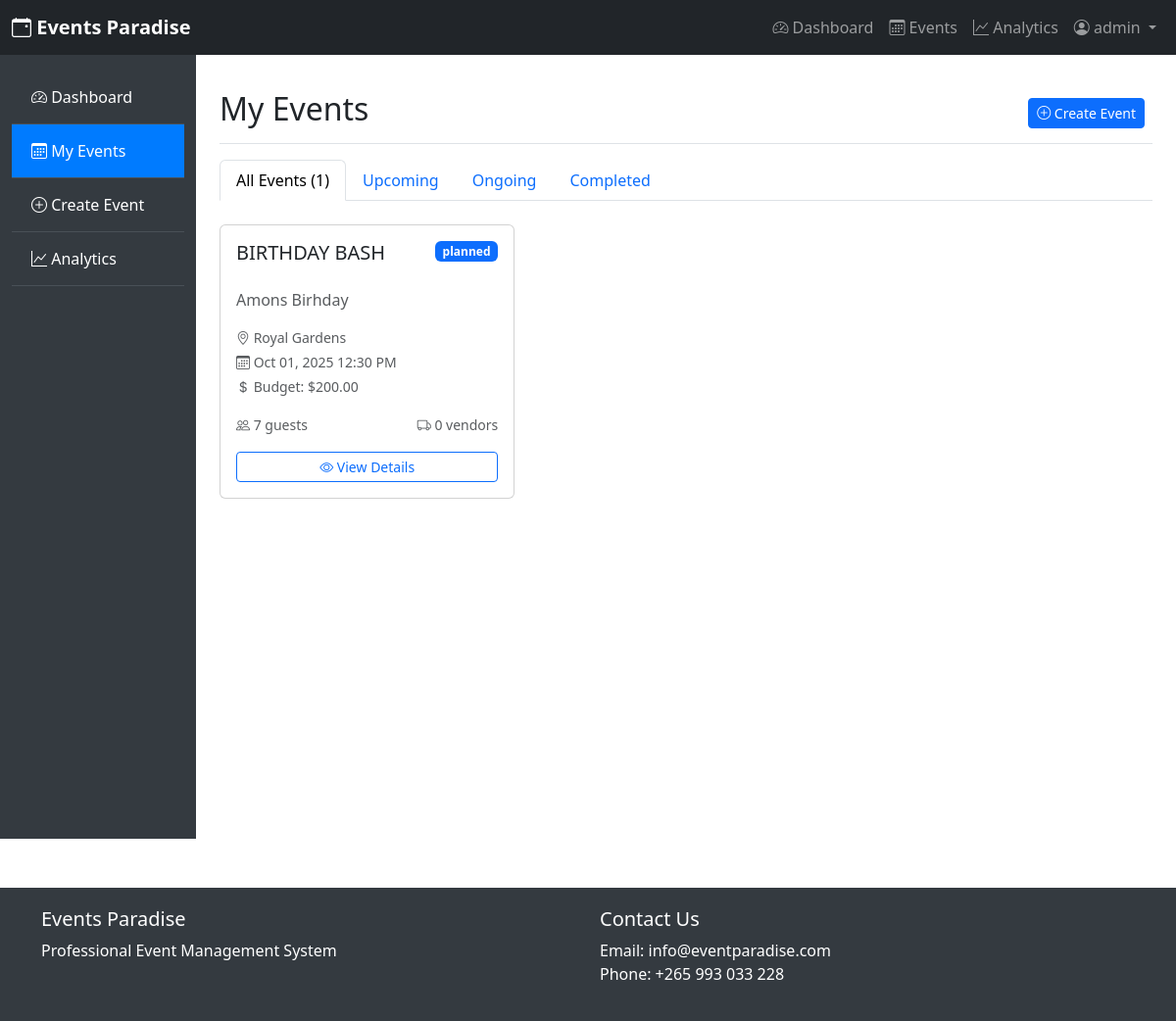
The page /events (signed in) on the database its author committed.
### app.py (models this page shows)
class User(UserMixin, db.Model):
    id = db.Column(db.Integer, primary_key=True)
    username = db.Column(db.String(100), unique=True, nullable=False)
    email = db.Column(db.String(100), unique=True, nullable=False)
    password = db.Column(db.String(200), nullable=False)
    role = db.Column(db.String(20), nullable=False, default='user')
    created_at = db.Column(db.DateTime, default=datetime.utcnow)
    events = db.relationship('Event', backref='organizer', lazy=True)
    vendors = db.relationship('Vendor', backref='contact_person', lazy=True)

class Event(db.Model):
    id = db.Column(db.Integer, primary_key=True)
    title = db.Column(db.String(200), nullable=False)
    description = db.Column(db.Text)
    venue = db.Column(db.String(200), nullable=False)
    start_date = db.Column(db.DateTime, nullable=False)
    end_date = db.Column(db.DateTime, nullable=False)
    status = db.Column(db.String(20), default='planned')
    budget = db.Column(db.Float, default=0.0)
    organizer_id = db.Column(db.Integer, db.ForeignKey('user.id'), nullable=False)
    calendar_event_id = db.Column(db.String(100))  # Google Calendar event ID
    created_at = db.Column(db.DateTime, default=datetime.utcnow)
    guests = db.relationship('Guest', backref='event', lazy=True, cascade='all, delete-orphan')
    vendors = db.relationship('Vendor', backref='event', lazy=True, cascade='all, delete-orphan')
    payments = db.relationship('Payment', backref='event', lazy=True, cascade='all, delete-orphan')
    feedbacks = db.relationship('Feedback', backref='event', lazy=True, cascade='all, delete-orphan')

### app.py (the view)
@app.route('/events')
@login_required
def events():
    user_events = Event.query.filter_by(organizer_id=current_user.id).all()
    return render_template('events.html', events=user_events)

### app.py (called while the page is built)
@login_manager.user_loader
def load_user(user_id):
    return User.query.get(int(user_id))

@app.teardown_appcontext
def shutdown_session(exception=None):
    db.session.remove()

### templates/events.html (shortened to what this page needs)
{% extends "layout.html" %}
{% block content %}
<div class="d-flex justify-content-between flex-wrap flex-md-nowrap align-items-center pt-3 pb-2 mb-3 border-bottom">
    <h1 class="h2">My Events</h1>
    <div class="btn-toolbar mb-2 mb-md-0">
        <div class="btn-group me-2">
            <a href="{{ url_for('create_event') }}" class="btn btn-sm btn-primary">
                <i class="bi bi-plus-circle"></i> Create Event
            </a>
        </div>
    </div>
</div>
<ul class="nav nav-tabs mb-4" id="eventTabs" role="tablist">
    <li class="nav-item" role="presentation">
        <button class="nav-link active" id="all-tab" data-bs-toggle="tab" data-bs-target="#all" type="button">
            All Events ({{ events|length }})
        </button>
    </li>
    <li class="nav-item" role="presentation">
        <button class="nav-link" id="upcoming-tab" data-bs-toggle="tab" data-bs-target="#upcoming" type="button">
            Upcoming
        </button>
    </li>
    <li class="nav-item" role="presentation">
        <button class="nav-link" id="ongoing-tab" data-bs-toggle="tab" data-bs-target="#ongoing" type="button">
            Ongoing
        </button>
    </li>
    <li class="nav-item" role="presentation">
        <button class="nav-link" id="completed-tab" data-bs-toggle="tab" data-bs-target="#completed" type="button">
            Completed
        </button>
    </li>
</ul>
<div class="tab-content" id="eventTabsContent">
    <div class="tab-pane fade show active" id="all" role="tabpanel">
        {% if events %}
            <div class="row">
                {% for event in events %}
                    <div class="col-lg-4 col-md-6 mb-4">
                        <div class="card h-100 event-card" data-event-id="{{ event.id }}">
                            <div class="card-body">
                                <div class="d-flex justify-content-between align-items-start mb-3">
                                    <h5 class="card-title">{{ event.title }}</h5>
                                    <span class="badge bg-{% if event.status == 'planned' %}primary{% elif event.status == 'ongoing' %}success{% elif event.status == 'completed' %}info{% else %}danger{% endif %} status-badge">
                                        {{ event.status }}
                                    </span>
                                </div>
                                <p class="card-text text-muted">{{ event.description[:100] }}{% if event.description|length > 100 %}...{% endif %}</p>
                                <div class="mb-3">
                                    <small class="d-block text-muted mb-1">
                                        <i class="bi bi-geo-alt"></i> {{ event.venue }}
                                    </small>
                                    <small class="d-block text-muted mb-1">
                                        <i class="bi bi-calendar3"></i> {{ event.start_date.strftime('%b %d, %Y %I:%M %p') }}
                                    </small>
                                    <small class="d-block text-muted">
                                        <i class="bi bi-currency-dollar"></i> Budget: ${{ "%.2f"|format(event.budget) }}
                                    </small>
                                </div>
                                <div class="d-flex justify-content-between align-items-center mb-3">
                                    <div>
                                        <small class="text-muted">
                                            <i class="bi bi-people"></i>
                                            <span data-guest-count="{{ event.id }}">{{ event.guests|length }}</span> guests
                                        </small>
                                    </div>
                                    <div>
                                        <small class="text-muted">
                                            <i class="bi bi-truck"></i>
                                            {{ event.vendors|length }} vendors
                                        </small>
                                    </div>
                                </div>
                                <div class="d-grid gap-2">
                                    <a href="{{ url_for('event_details', event_id=event.id) }}" class="btn btn-outline-primary btn-sm">
                                        <i class="bi bi-eye"></i> View Details
                                    </a>
                                </div>
                            </div>
                        </div>
                    </div>
                {% endfor %}
            </div>
        {% endif %}
    </div>
        {% set upcoming_events = events|selectattr('status', 'equalto', 'planned')|list %}
        {% set ongoing_events = events|selectattr('status', 'equalto', 'ongoing')|list %}
        {% set completed_events = events|selectattr('status', 'equalto', 'completed')|list %}
</div>
{% endblock %}

### templates/layout.html (shortened to what this page needs)
<!DOCTYPE html>
<html lang="en">
<head>
    <link href="https://cdn.jsdelivr.net/npm/bootstrap@5.3.0/dist/css/bootstrap.min.css" rel="stylesheet">
    <link rel="stylesheet" href="https://cdn.jsdelivr.net/npm/bootstrap-icons@1.11.0/font/bootstrap-icons.css">
</head>
<body>
    <nav class="navbar navbar-expand-lg navbar-dark bg-dark">
        <div class="container-fluid">
            <a class="navbar-brand" href="{{ url_for('index') }}">
                <i class="bi bi-calendar-event"></i> Events Paradise
            </a>
            <div class="collapse navbar-collapse" id="navbarNav">
                <ul class="navbar-nav ms-auto">
                    {% if current_user.is_authenticated %}
                        <li class="nav-item">
                            <a class="nav-link" href="{{ url_for('dashboard') }}">
                                <i class="bi bi-speedometer2"></i> Dashboard
                            </a>
                        </li>
                        <li class="nav-item">
                            <a class="nav-link" href="{{ url_for('events') }}">
                                <i class="bi bi-calendar3"></i> Events
                            </a>
                        </li>
                        {% if current_user.role == 'admin' %}
                        <li class="nav-item">
                            <a class="nav-link" href="{{ url_for('analytics') }}">
                                <i class="bi bi-graph-up"></i> Analytics
                            </a>
                        </li>
                        {% endif %}
                        <li class="nav-item dropdown">
                            <a class="nav-link dropdown-toggle" href="#" role="button" data-bs-toggle="dropdown">
                                <i class="bi bi-person-circle"></i> {{ current_user.username }}
                            </a>
                        </li>
                    {% endif %}
                </ul>
            </div>
        </div>
    </nav>
    <div class="container-fluid">
        <div class="row">
            {% if current_user.is_authenticated %}
            <div class="col-md-3 col-lg-2 d-md-block sidebar collapse">
                <div class="position-sticky pt-3">
                    <ul class="nav flex-column">
                        <li class="nav-item">
                            <a class="nav-link {% if request.endpoint == 'dashboard' %}active{% endif %}" href="{{ url_for('dashboard') }}">
                                <i class="bi bi-speedometer2"></i> Dashboard
                            </a>
                        </li>
                        <li class="nav-item">
                            <a class="nav-link {% if request.endpoint == 'events' %}active{% endif %}" href="{{ url_for('events') }}">
                                <i class="bi bi-calendar3"></i> My Events
                            </a>
                        </li>
                        <li class="nav-item">
                            <a class="nav-link" href="{{ url_for('create_event') }}">
                                <i class="bi bi-plus-circle"></i> Create Event
                            </a>
                        </li>
                        {% if current_user.role == 'admin' %}
                        <li class="nav-item">
                            <a class="nav-link {% if request.endpoint == 'analytics' %}active{% endif %}" href="{{ url_for('analytics') }}">
                                <i class="bi bi-graph-up"></i> Analytics
                            </a>
                        </li>
                        {% endif %}
                    </ul>
                </div>
            </div>
            {% endif %}
            <div class="col-md-9 ms-sm-auto col-lg-10 px-md-4 main-content">
                {% block content %}{% endblock %}
            </div>
        </div>
    </div>
    <footer class="footer">
        <div class="container">
            <div class="row">
                <div class="col-md-6">
                    <h5>Events Paradise</h5>
                    <p>Professional Event Management System</p>
                </div>
                <div class="col-md-6">
                    <h5>Contact Us</h5>
                    <p>Email: info@eventparadise.com<br>Phone: +265 993 033 228</p>
                </div>
            </div>
        </div>
    </footer>
</body>
</html>

### templates/layout.html (style rules this page uses)
.sidebar { min-height: 100vh; background-color: #343a40; }
.sidebar .nav-link { color: #fff; padding: 15px 20px; border-bottom: 1px solid #495057; }
.sidebar .nav-link.active { background-color: #007bff; }
.main-content { padding: 20px; }
.event-card { transition: transform 0.2s; }
.status-badge { font-size: 0.75rem; }
.navbar-brand { font-weight: bold; color: #fff !important; }
.footer { background-color: #343a40; color: #fff; padding: 20px 0; margin-top: 50px; }

### rows shown on the page
User: username "admin"
Event: title "BIRTHDAY BASH", status "planned", description "Amons Birhday", venue "Royal Gardens", start_date "Oct 01, 2025 12:30 PM", budget "200.00", guests|length "7", vendors|length "0"

### other values the page prints
{{ events|length }} "1"
